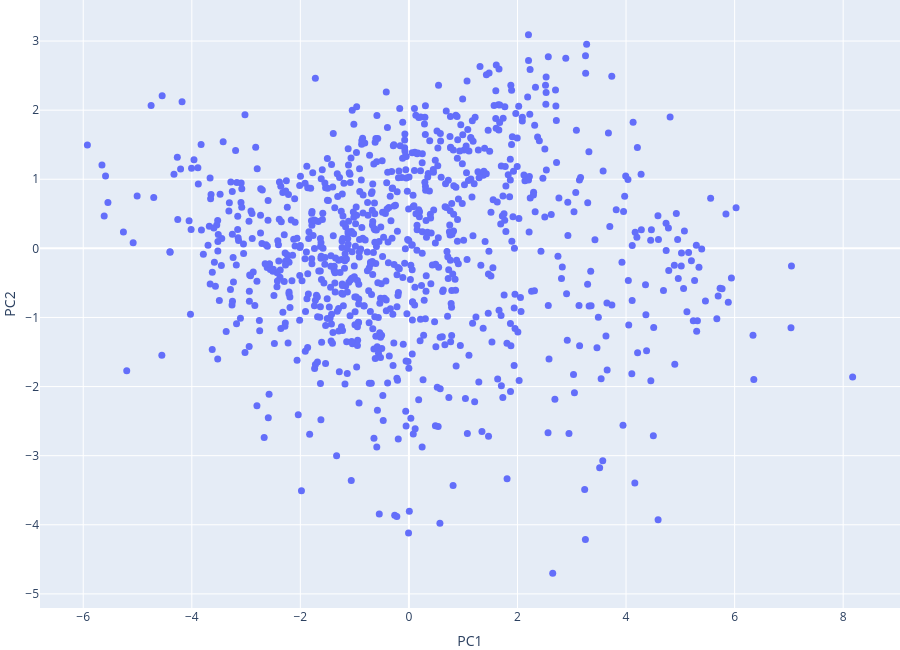

The cell this chart's notebook holds for it:
### Code cell
fig = px.scatter(
    X.rename(columns={"pca0": "PC1", "pca1": "PC2", "pca2": "PC3"}).reset_index(),
    x="PC1", y="PC2",
    hover_name="cod_mun",
    opacity=1.0
)
fig.update_traces(marker_size=7)
fig.update_layout(height=650, legend_itemsizing="constant",
                    margin=dict(l=0, r=0, t=0, b=0))
fig.show()

### Figure 1 — Plotly figure (JSON) as saved in the notebook; plotly's stock layout.template omitted (floating-point values rounded to 4 significant figures; data arrays with more than 128 entries replaced by an {"elided": "..."} marker saying what was removed)
{"data": [{"hovertemplate": "<b>%{hovertext}</b><br><br>PC1=%{x}<br>PC2=%{y}<extra></extra>", "hovertext": {"elided": "919 str values"}, "legendgroup": "", "marker": {"color": "#636efa", "opacity": 1, "size": 7, "symbol": "circle"}, "mode": "markers", "name": "", "orientation": "v", "showlegend": false, "type": "scatter", "x": {"elided": "919 float values"}, "xaxis": "x", "y": {"elided": "919 float values"}, "yaxis": "y"}], "layout": {"height": 650, "legend": {"itemsizing": "constant", "tracegroupgap": 0}, "margin": {"b": 0, "l": 0, "r": 0, "t": 0}, "xaxis": {"anchor": "y", "domain": [0, 1], "title": {"text": "PC1"}}, "yaxis": {"anchor": "x", "domain": [0, 1], "title": {"text": "PC2"}}}}
